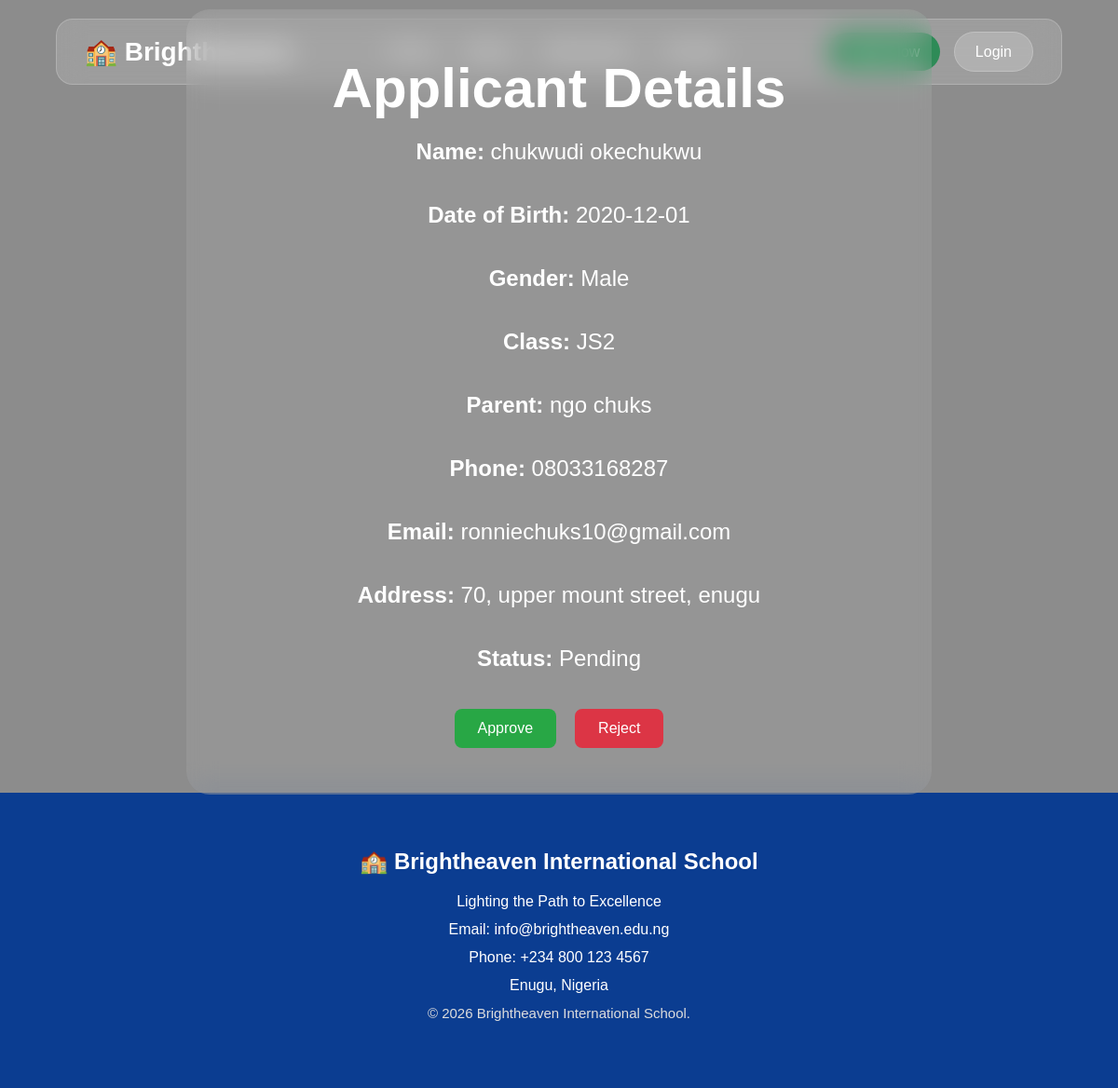
Page /admin/applicant/1 on the earlier database version.
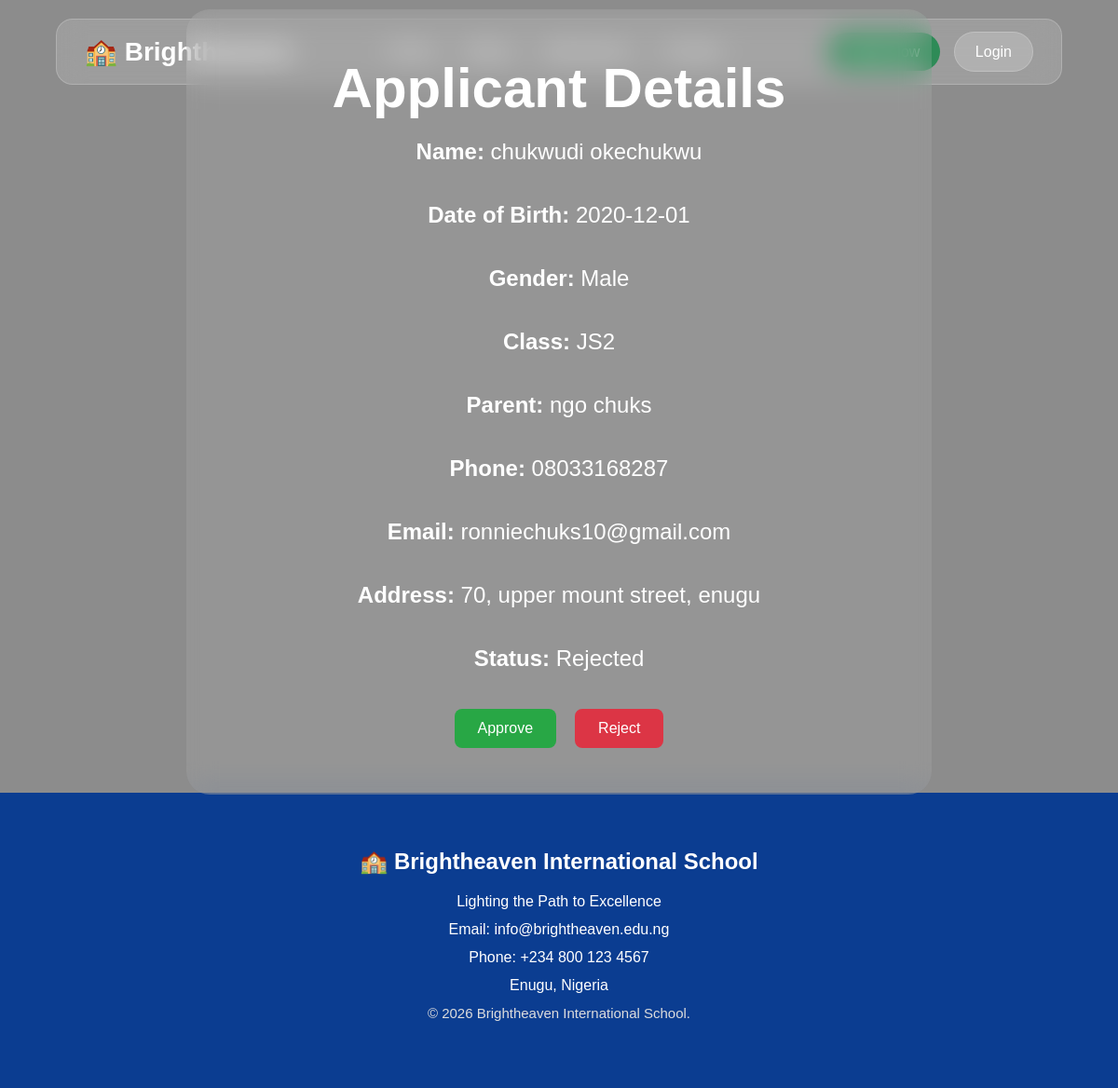
Same page on the later database version.
### tables this page shows
CREATE TABLE applicants (

    id INTEGER PRIMARY KEY AUTOINCREMENT,

    first_name TEXT NOT NULL,

    last_name TEXT NOT NULL,

    date_of_birth TEXT NOT NULL,

    gender TEXT NOT NULL,

    class_applying TEXT NOT NULL,

    parent_name TEXT NOT NULL,

    phone TEXT NOT NULL,

    email TEXT,

    address TEXT,

    passport TEXT,

    birth_certificate TEXT,

    status TEXT DEFAULT 'Pending',

    date_applied TIMESTAMP DEFAULT CURRENT_TIMESTAMP

);

### app.py (the view)
@app.route("/admin/applicant/<int:applicant_id>")
def applicant_details(applicant_id):
    conn = sqlite3.connect("school.db")
    conn.row_factory = sqlite3.Row
    cursor = conn.cursor()
    cursor.execute(
        "SELECT * FROM applicants WHERE id = ?",
        (applicant_id,)
    )
    applicant = cursor.fetchone()
    conn.close()
    return render_template(
        "admin/applicant_details.html",
        applicant=applicant
    )

### templates/admin/applicant_details.html
{% extends "base.html" %}
{% block content %}
<section class="hero">
    <div class="hero-content">
        <h1>Applicant Details</h1>
        <p><strong>Name:</strong> {{ applicant["first_name"] }} {{ applicant["last_name"] }}</p>
        <p><strong>Date of Birth:</strong> {{ applicant["date_of_birth"] }}</p>
        <p><strong>Gender:</strong> {{ applicant["gender"] }}</p>
        <p><strong>Class:</strong> {{ applicant["class_applying"] }}</p>
        <p><strong>Parent:</strong> {{ applicant["parent_name"] }}</p>
        <p><strong>Phone:</strong> {{ applicant["phone"] }}</p>
        <p><strong>Email:</strong> {{ applicant["email"] }}</p>
        <p><strong>Address:</strong> {{ applicant["address"] }}</p>
        <p><strong>Status:</strong> {{ applicant["status"] }}</p>
        <div class="action-buttons">
    <a href="{{ url_for('approve_applicant', applicant_id=applicant['id']) }}"
       class="approve-btn">
        Approve
    </a>
    <a href="{{ url_for('reject_applicant', applicant_id=applicant['id']) }}"
       class="reject-btn">
        Reject
    </a>
</div>
    </div>
</section>
{% endblock %}

### templates/base.html (shortened to what this page needs)
<!DOCTYPE html>
<html lang="en">
<head>
    <link rel="stylesheet"
          href="{{ url_for('static', filename='css/style.css') }}">
</head>
<body>
        <nav>
    <div class="logo">
        🏫 Brightheaven
    </div>
    <ul id="nav-links">
        <li><a href="{{ url_for('home') }}">Home</a></li>
        <li><a href="{{ url_for('about') }}">About</a></li>
        <li><a href="{{ url_for('admissions') }}">Admissions</a></li>
        <li><a href="{{ url_for('contact') }}">Contact</a></li>
    </ul>
    <div class="buttons">
        <a href="{{ url_for('apply') }}" class="apply-btn">Apply Now</a>
        <a href="{{ url_for('login') }}" class="login-btn">Login</a>
    </div>
    </nav>
    {% block content %}
    {% endblock %}
    <footer>
        <div class="footer-content">
            <h2>🏫 Brightheaven International School</h2>
            <p>Lighting the Path to Excellence</p>
            <p>Email: info@brightheaven.edu.ng</p>
            <p>Phone: +234 800 123 4567</p>
            <p>Enugu, Nigeria</p>
            <p class="copyright">
                © 2026 Brightheaven International School.
            </p>
        </div>
    </footer>
</body>
</html>

### static/css/style.css (style rules this page uses)
* { margin:0; padding:0; box-sizing:border-box; font-family:Arial,sans-serif; }
body { background:url("../images/hero.jpg"); background-size:cover; background-position:center; min-height:100vh; }
body::before { content:""; position:fixed; inset:0; background:rgba(0,0,0,.45); z-index:-1; }
nav { width:90%; margin:20px auto; display:flex; justify-content:space-between; align-items:center; padding:18px 30px; background:rgba(255,255,255,.15); backdrop-filter:blur(15px); border-radius:18px; border:1px solid rgba(255,255,255,.2); }
.logo { color:white; font-size:28px; font-weight:bold; }
nav ul { display:flex; list-style:none; }
nav ul li { margin:0 18px; }
nav ul li a { color:white; text-decoration:none; font-size:18px; transition:.3s; }
html { scroll-behavior:smooth; }
.buttons a { text-decoration:none; padding:12px 22px; border-radius:30px; margin-left:10px; transition:.3s ease; }
.apply-btn { background:#2E8B57; color:white; }
.login-btn { background:rgba(255,255,255,.2); color:white; border:1px solid rgba(255,255,255,.2); }
.hero { display:flex; justify-content:center; align-items:center; height:80vh; text-align:center; }
.hero-content { width:80%; max-width:800px; padding:50px; background:rgba(255,255,255,.08); backdrop-filter:blur(15px); border-radius:25px; color:white; }
.hero h1 { font-size:60px; margin-bottom:20px; }
.hero p { font-size:24px; margin-bottom:40px; }
footer { margin-top:100px; background:#0B3D91; color:white; text-align:center; padding:60px 20px; }
.footer-content h2 { margin-bottom:20px; }
.footer-content p { margin:12px 0; }
.copyright { margin-top:30px; color:#ddd; font-size:15px; }
.action-buttons { margin-top:30px; display:flex; gap:20px; justify-content:center; }
.approve-btn { background:#28a745; color:white; padding:12px 25px; border-radius:8px; text-decoration:none; }
.reject-btn { background:#dc3545; color:white; padding:12px 25px; border-radius:8px; text-decoration:none; }

Differences in the rows shown:
changed applicants "chukwudi": status "Pending" → "Rejected"
